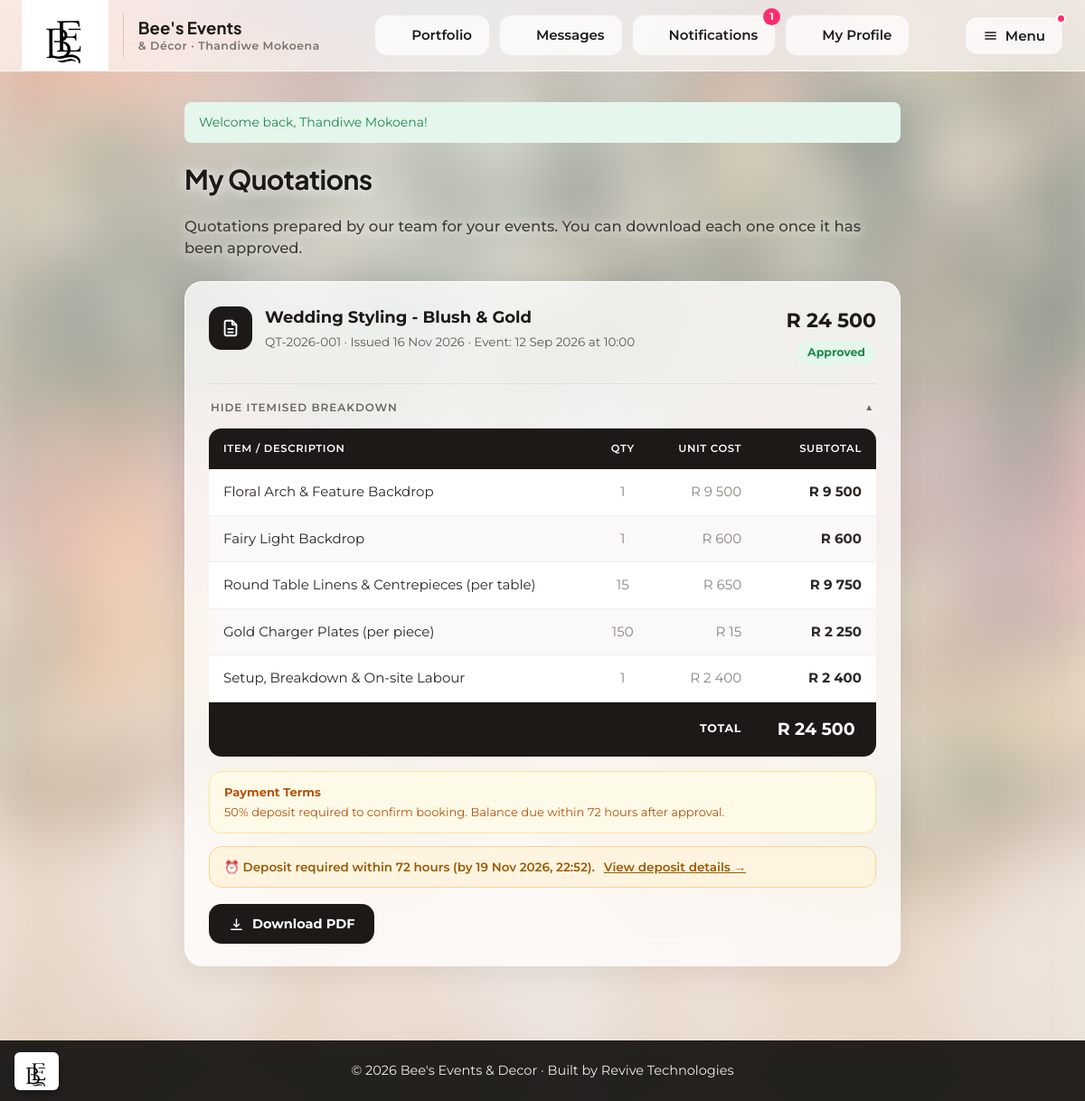
The app's page /client/quotations.php (signed in) with its own data.
### tables this page shows
CREATE TABLE quotations (
    quote_id    INT AUTO_INCREMENT PRIMARY KEY,
    booking_id  INT NOT NULL,
    client_id   INT NOT NULL,
    title         VARCHAR(160) DEFAULT NULL,        
    amount        DECIMAL(10,2) NOT NULL DEFAULT 0.00,    
    details       TEXT,
    payment_terms VARCHAR(255) DEFAULT NULL,
    status        ENUM('sent','accepted','rejected') NOT NULL DEFAULT 'sent',   
    approved_at   DATETIME DEFAULT NULL,            
    created_at    DATETIME NOT NULL DEFAULT CURRENT_TIMESTAMP,
    FOREIGN KEY (booking_id) REFERENCES bookings(booking_id) ON DELETE CASCADE,
    FOREIGN KEY (client_id) REFERENCES users(user_id) ON DELETE CASCADE
);

CREATE TABLE bookings (
    booking_id    INT AUTO_INCREMENT PRIMARY KEY,
    client_id     INT NOT NULL,
    freelancer_id INT DEFAULT NULL,                 
    event_type    VARCHAR(120) NOT NULL,            
    event_date    DATE NOT NULL,
    event_time    TIME DEFAULT NULL,                
    venue         VARCHAR(200) DEFAULT NULL,
    guest_count   INT DEFAULT NULL,
    notes         TEXT,
    status        ENUM('pending','quoted','confirmed','completed','cancelled') NOT NULL DEFAULT 'pending',
    created_at    DATETIME NOT NULL DEFAULT CURRENT_TIMESTAMP,
    FOREIGN KEY (client_id) REFERENCES users(user_id) ON DELETE CASCADE,
    FOREIGN KEY (freelancer_id) REFERENCES freelancers(freelancer_id) ON DELETE SET NULL
);

CREATE TABLE quotation_items (
    item_id     INT AUTO_INCREMENT PRIMARY KEY,
    quote_id    INT NOT NULL,
    description VARCHAR(255) NOT NULL,
    qty         INT NOT NULL DEFAULT 1,
    unit_cost   DECIMAL(10,2) NOT NULL DEFAULT 0.00,
    sort_order  INT NOT NULL DEFAULT 0,
    FOREIGN KEY (quote_id) REFERENCES quotations(quote_id) ON DELETE CASCADE
);

### includes/functions.php (called while the page is built, shortened)
<?php
function h($string) {
    return htmlspecialchars($string ?? '', ENT_QUOTES, 'UTF-8');
}
function nice_date($date) {
    return date('d M Y', strtotime($date));
}
function rand_short($amount) {
    return 'R ' . number_format((float)$amount, 0, '.', ' ');
}
function nice_time($time) {
    return $time ? date('H:i', strtotime($time)) : '';
}
function quote_ref($quote_id, $created_at = null) {
    $year = $created_at ? date('Y', strtotime($created_at)) : date('Y');
    return 'QT-' . $year . '-' . str_pad((int)$quote_id, 3, '0', STR_PAD_LEFT);
}
function deposit_deadline($approved_at) {
    return $approved_at ? strtotime($approved_at) + 72 * 3600 : null;
}
function get_quotation($pdo, $quote_id, $client_id = null) {
    $sql = "SELECT q.*, b.event_type, b.event_date, b.event_time, b.venue, u.full_name AS client_name, u.email AS client_email
            FROM quotations q
            JOIN bookings b ON q.booking_id = b.booking_id
            JOIN users u ON q.client_id = u.user_id
            WHERE q.quote_id = ?";
    $params = [(int)$quote_id];
    if ($client_id !== null) { $sql .= ' AND q.client_id = ?'; $params[] = (int)$client_id; }
    $stmt = $pdo->prepare($sql);
    $stmt->execute($params);
    $quote = $stmt->fetch();
    $stmt = $pdo->prepare('SELECT * FROM quotation_items WHERE quote_id = ? ORDER BY sort_order, item_id');
    $stmt->execute([(int)$quote_id]);
    $quote['items'] = $stmt->fetchAll();
    return $quote;
}

### client/quotations.php (the view, shortened to what this page needs)
<?php
require_once '../includes/functions.php';
require_once '../config/database.php';
$client_id = $_SESSION['user_id'];
$ids = $pdo->prepare('SELECT quote_id FROM quotations WHERE client_id = ? ORDER BY created_at DESC');
$ids->execute([$client_id]);
$quotations = [];
foreach ($ids->fetchAll(PDO::FETCH_COLUMN) as $qid) {
    $quotations[] = get_quotation($pdo, $qid, $client_id);
}
include '../includes/header_dashboard.php';
$doc_icon = '<svg width="22" height="22" viewBox="0 0 24 24" fill="none" stroke="currentColor" stroke-width="2" stroke-linecap="round" stroke-linejoin="round"><path d="M14 3v4a1 1 0 0 0 1 1h4"/><path d="M17 21H7a2 2 0 0 1-2-2V5a2 2 0 0 1 2-2h7l5 5v11a2 2 0 0 1-2 2Z"/><path d="M9 13h6M9 17h6"/></svg>';
$dl_icon  = '<svg width="17" height="17" viewBox="0 0 24 24" fill="none" stroke="currentColor" stroke-width="2" stroke-linecap="round" stroke-linejoin="round"><path d="M12 4v12m0 0-4-4m4 4 4-4"/><path d="M4 20h16"/></svg>';
?>
<h2>My Quotations</h2>
<p style="color:var(--text-muted);margin-bottom:24px;">Quotations prepared by our team for your events. You can download each one once it has been approved.</p>
<?php if (empty($quotations)): ?>
    <div class="card empty-state">No quotations yet. <a href="request-quote.php" style="text-decoration:underline;">Request a quotation</a> to get started.</div>
<?php else: foreach ($quotations as $q):
    $approved = $q['status'] === 'accepted';
    $rejected = $q['status'] === 'rejected';
    $pill_class = $approved ? 'approved' : ($rejected ? 'rejected' : 'pending');
    $pill_text  = $approved ? 'Approved' : ($rejected ? 'Not approved' : 'Pending');
    $grand = (float)$q['amount'];
?>
    <div class="card q-card">
        <div class="q-head">
            <div class="q-head-left">
                <div class="q-doc-icon"><?php echo $doc_icon; ?></div>
                <div>
                    <p class="q-title"><?php echo h($q['title']); ?></p>
                    <div class="q-meta">
                        <?php echo h(quote_ref($q['quote_id'], $q['created_at'])); ?>
                        &middot; Issued <?php echo nice_date($q['created_at']); ?>
                        &middot; Event: <?php echo nice_date($q['event_date']); ?><?php echo !empty($q['event_time']) ? ' at ' . nice_time($q['event_time']) : ''; ?>
                    </div>
                </div>
            </div>
            <div class="q-head-right">
                <div class="q-total"><?php echo rand_short($grand); ?></div>
                <span class="pill pill-<?php echo $pill_class; ?>"><?php echo $pill_text; ?></span>
            </div>
        </div>
        <div class="q-sep"></div>
        <button type="button" class="q-toggle">
            <span class="q-toggle-label">Hide itemised breakdown</span>
            <span class="chev">&#9650;</span>
        </button>
        <div class="q-breakdown">
            <div class="q-table-scroll">
                <table class="q-table">
                    <thead>
                        <tr><th>Item / Description</th><th>Qty</th><th>Unit Cost</th><th>Subtotal</th></tr>
                    </thead>
                    <tbody>
                        <?php foreach ($q['items'] as $it): ?>
                            <tr>
                                <td><?php echo h($it['description']); ?></td>
                                <td><?php echo (int)$it['qty']; ?></td>
                                <td><?php echo rand_short($it['unit_cost']); ?></td>
                                <td><?php echo rand_short($it['qty'] * $it['unit_cost']); ?></td>
                            </tr>
                        <?php endforeach; ?>
                    </tbody>
                    <tfoot>
                        <tr><td colspan="3">TOTAL</td><td><?php echo rand_short($grand); ?></td></tr>
                    </tfoot>
                </table>
            </div>
            <div class="terms-box">
                <strong>Payment Terms</strong>
                <?php echo h($q['payment_terms']); ?>
            </div>
        </div>
        <?php if ($approved): ?>
            <?php $deadline = deposit_deadline($q['approved_at'] ?: $q['created_at']); ?>
            <div class="deposit-banner">
                <span>⏰ Deposit required within 72 hours<?php echo $deadline ? ' (by ' . date('d M Y, H:i', $deadline) . ')' : ''; ?>.</span>
                <a href="pay-deposit.php?booking_id=<?php echo (int)$q['booking_id']; ?>">View deposit details &rarr;</a>
            </div>
            <div class="q-actions">
                <a class="btn-download" href="quotation-download.php?id=<?php echo (int)$q['quote_id']; ?>"><?php echo $dl_icon; ?> Download PDF</a>
            </div>
        <?php endif; ?>
    </div>
<?php endforeach; endif; ?>
<?php include '../includes/footer_dashboard.php'; ?>

### records on screen
quotations: title "Wedding Styling - Blush & Gold", quote_ref($q['quote_id'], $q['created_at']) "QT-2026-001", created_at "16 Nov 2026", booking.event_date "12 Sep 2026", booking.event_time "10:00", amount "R 24 500", status "Approved", payment_terms "50% deposit required to confirm booking. Balance due within 72 hours after approval.", approved_at "19 Nov 2026, 22:52"
quotation_items: description "Floral Arch & Feature Backdrop", qty "1", unit_cost "R 9 500", rand_short($it['qty'] * $it['unit_cost']) "R 9 500"
quotation_items: description "Fairy Light Backdrop", qty "1", unit_cost "R 600", rand_short($it['qty'] * $it['unit_cost']) "R 600"
quotation_items: description "Round Table Linens & Centrepieces (per table)", qty "15", unit_cost "R 650", rand_short($it['qty'] * $it['unit_cost']) "R 9 750"
quotation_items: description "Gold Charger Plates (per piece)", qty "150", unit_cost "R 15", rand_short($it['qty'] * $it['unit_cost']) "R 2 250"
quotation_items: description "Setup, Breakdown & On-site Labour", qty "1", unit_cost "R 2 400", rand_short($it['qty'] * $it['unit_cost']) "R 2 400"

### other values on screen
$who "Thandiwe Mokoena"
$item['label'] "Portfolio"
$item['label'] "Messages"
$item['label'] "Notifications"
$item['label'] "My Profile"
$flash['message'] "Welcome back, Thandiwe Mokoena!"
